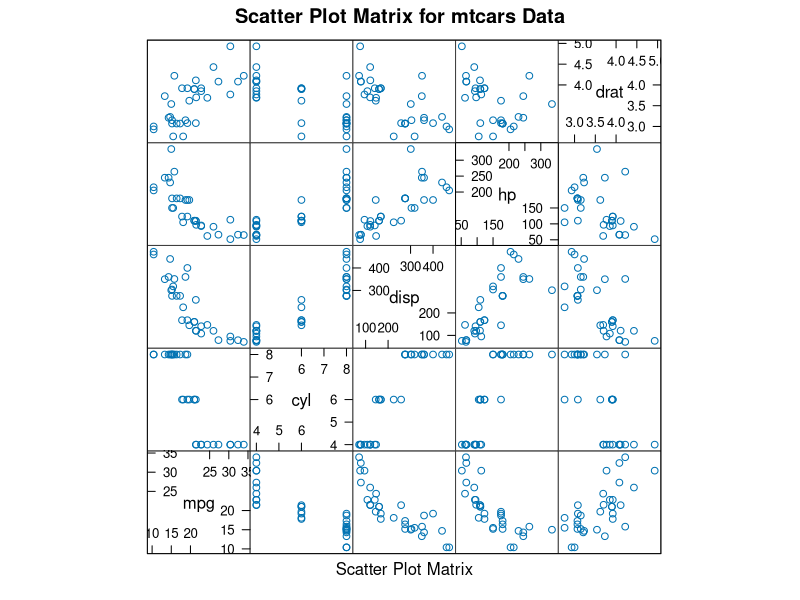
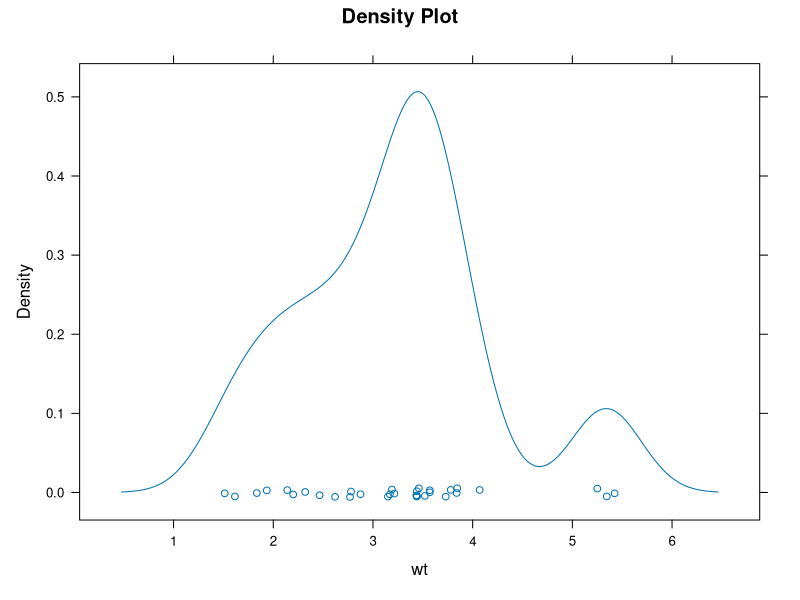
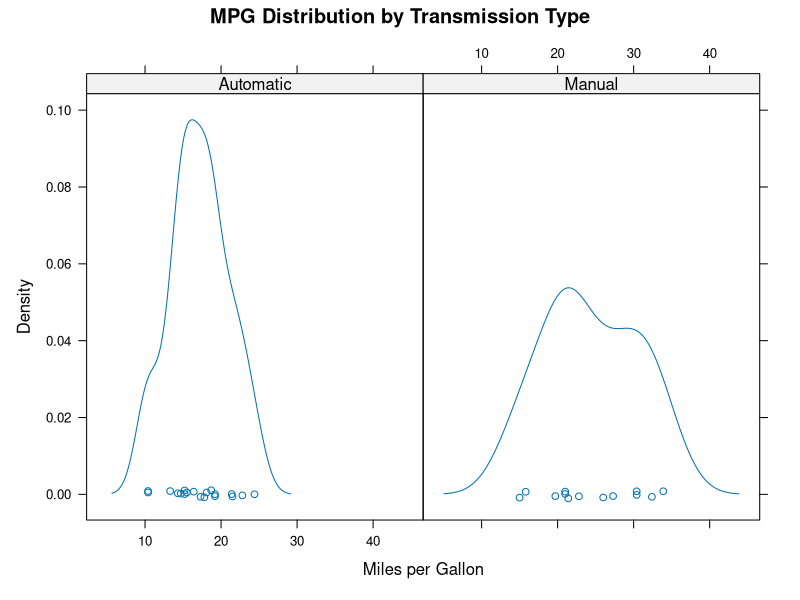
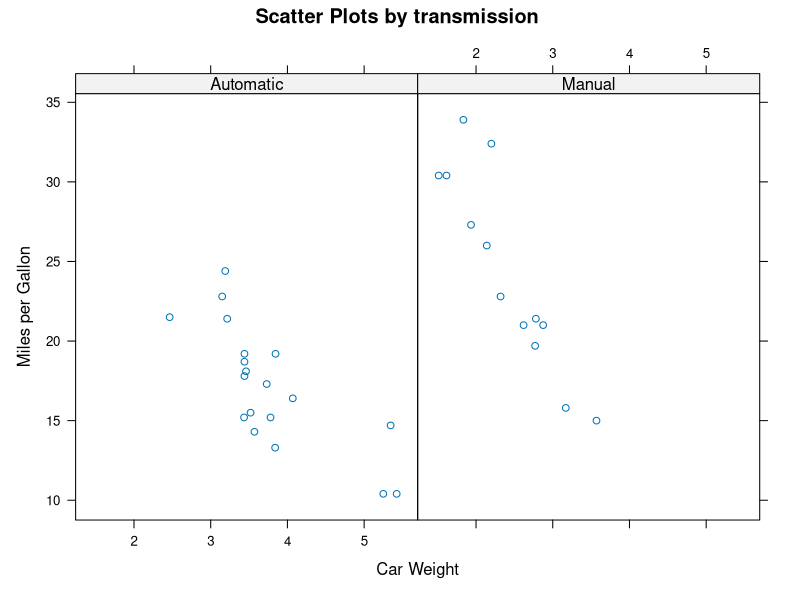
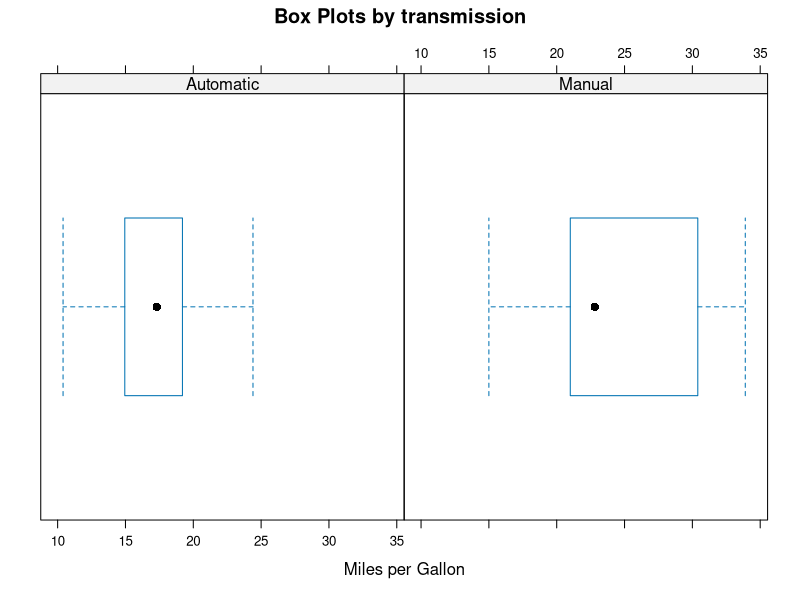
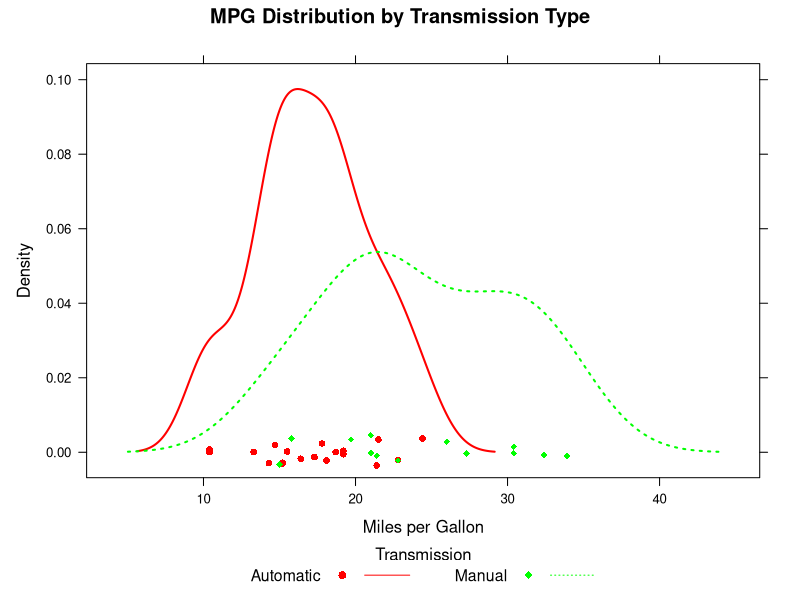
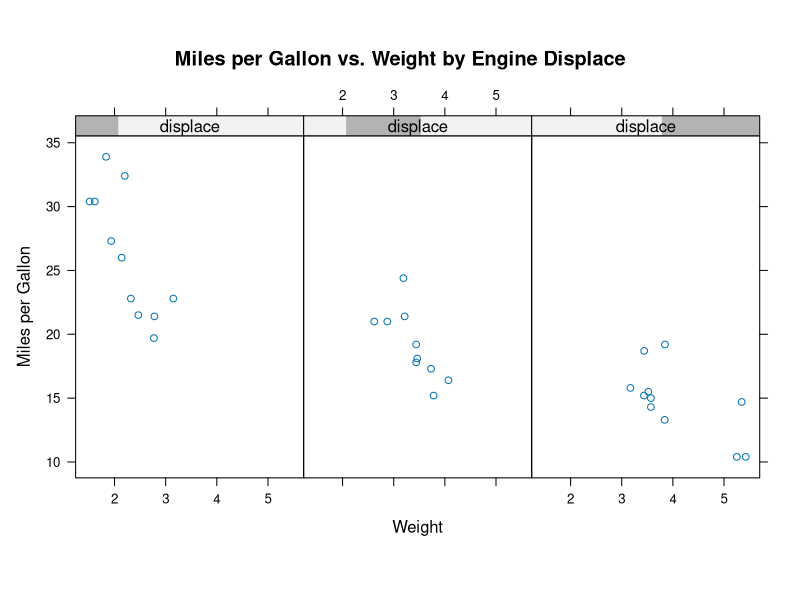
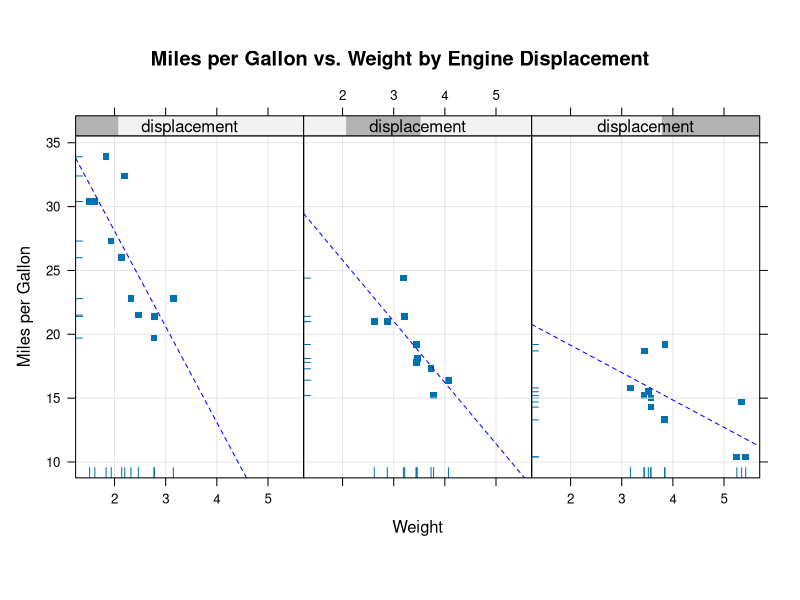

Reproduce these figures in R, in order.
## ---- chunk 1
knitr::opts_chunk$set(echo = TRUE)
## ---- chunk 2
#install.packages("lattice")
## ---- chunk 3
library(lattice)
## ---- chunk 4
attach(mtcars)
## ---- chunk 5

#Plot scatter matrix

splom(mtcars[c(1, 2, 3, 4, 5)], 
 main="Scatter Plot Matrix for mtcars Data") 
## ---- chunk 6
densityplot(~wt, 
 main="Density Plot", 
 xlab="wt")

## ---- chunk 7
#create new variable
mtcars$transmission <- factor(mtcars$am, levels=c(0, 1), 
 labels=c("Automatic", "Manual"))
#Density Plot by transmission
densityplot(~mpg |transmission , data=mtcars,
 main="MPG Distribution by Transmission Type", 
 xlab="Miles per Gallon") 





## ---- chunk 8
xyplot(mpg ~ wt | transmission, data=mtcars,
 main="Scatter Plots by transmission ", 
 xlab="Car Weight", ylab="Miles per Gallon")
## ---- chunk 9
#group by transmission

bwplot(~mpg | transmission, data=mtcars,
 main="Box Plots by transmission", 
 xlab="Miles per Gallon")
## ---- chunk 10

#create new variable
mtcars$transmission <- factor(mtcars$am, levels=c(0, 1), 
 labels=c("Automatic", "Manual"))
#set color
colors <- c("red", "green") 
#set line type
lines <- c(1,3)
#set point type
points <- c(16,18)

#customize legend
key.trans <- list(title="Transmission", 
 space="bottom", columns=2, 
 text=list(levels(mtcars$transmission)),
 points=list(pch=points, col=colors), 
 lines=list(col=colors, lty=lines), 
 cex.title=1, cex=.95)


#kernel density plot
densityplot(~mpg, data=mtcars, 
#set group by variable
 group=transmission, 
 #give title
 main="MPG Distribution by Transmission Type",
 
 xlab="Miles per Gallon", 
 #set type of point and line and set color
 pch=points, lty=lines, col=colors,
 #size
 lwd=2, jitter=.005, 
 #draw legend as we customized above
 key=key.trans)
## ---- chunk 11

displace <- equal.count(mtcars$disp, number=3, overlap=0)

## ---- chunk 12
xyplot(mpg~wt|displace, data=mtcars, 
 main = "Miles per Gallon vs. Weight by Engine Displace", 
 xlab = "Weight", ylab = "Miles per Gallon", 
 layout=c(3, 1), aspect=1.5)
## ---- chunk 13

displacement <- equal.count(mtcars$disp, number=3, overlap=0) 
#customize panel function, including plottype, layout, line color..etc.
mypanel <- function(x, y) { 
 panel.xyplot(x, y, pch=15) 
 panel.rug(x, y) 
 panel.grid(h=-1, v=-1) 
 panel.lmline(x, y, col="blue", lwd=1, lty=2) 
} 
#draw grouped scatterplot
xyplot(mpg~wt|displacement, data=mtcars, 
 layout=c(3, 1), 
 aspect=1.5, 
 main = "Miles per Gallon vs. Weight by Engine Displacement", 
 xlab = "Weight", 
 ylab = "Miles per Gallon", 
 panel = mypanel)
## ---- chunk 14
mtcars$transmission <- factor(mtcars$am, levels=c(0,1), 
 labels=c("Automatic", "Manual")) 
panel.smoother <- function(x, y) { 
 panel.grid(h=-1, v=-1) 
 panel.xyplot(x, y) 
 #panel. loess() give the nonparameter fitting line
 panel.loess(x, y) 
 panel.abline(h=mean(y), lwd=2, lty=2, col="red") 
 } 
xyplot(mpg~disp|transmission,data=mtcars, 
 scales=list(cex=.8, col="blue"), 
 panel=panel.smoother, 
 xlab="Displacement", ylab="Miles per Gallon", 
 main="MPG vs Displacement by Transmission Type", 
 sub = "Dotted lines are Group Means", aspect=1)
## ---- chunk 15
#draw a histogram
graph1 <- histogram(~height | voice.part, data = singer, 
 main = "Heights of Choral Singers by Voice Part" ) 
#draw a density plot
graph2 <- densityplot(~height|voice.part, data = singer) 
#whoe page is 1*2 matrix
#plot graph 2 at (1,1)
plot(graph1, split = c(1, 1, 1, 2)) 
#plot graph 2 at (1,2)
plot(graph2, split = c(1, 2, 1, 2), newpage = FALSE)
## ---- chunk 16
graph1 <- histogram(~height, data = singer ) 

graph2 <- densityplot(~height, data = singer) 
plot(graph1, position=c(0.3, 0, 1, 1))
plot(graph2, position=c(0, 0, 0.3, 1), newpage=FALSE)
